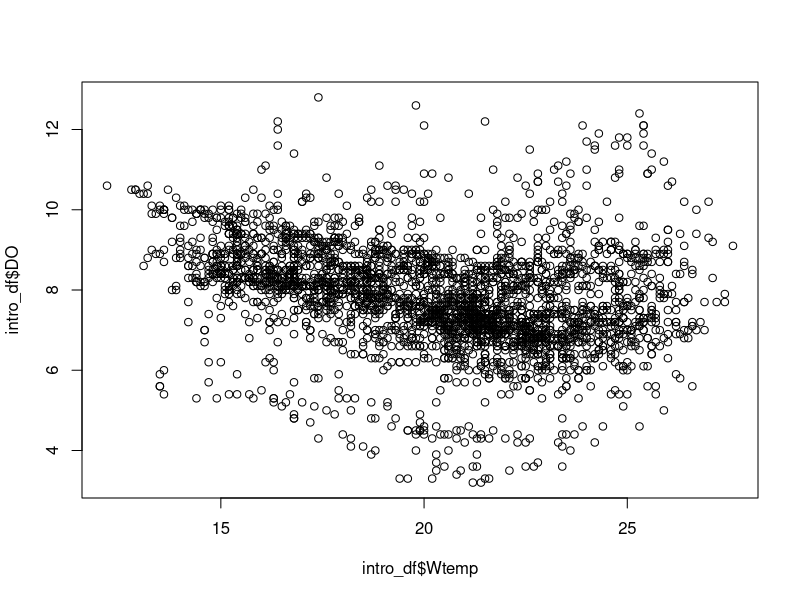
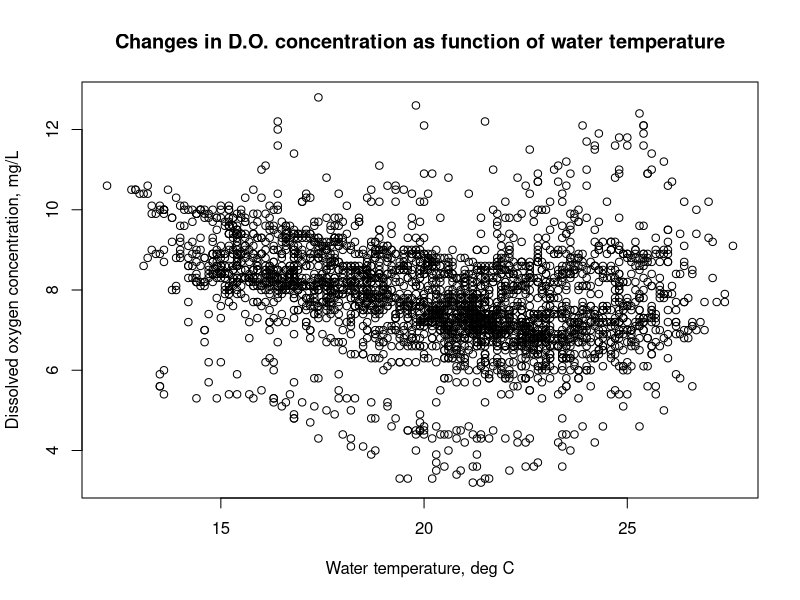
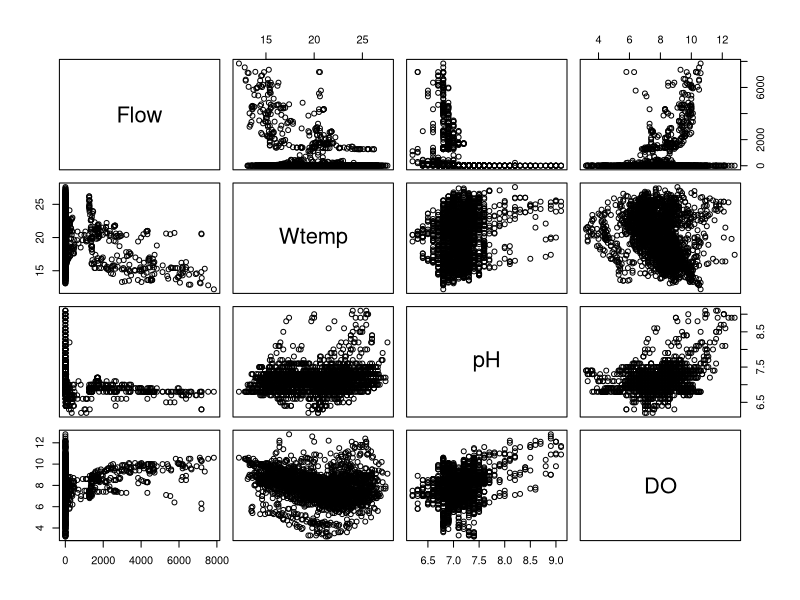
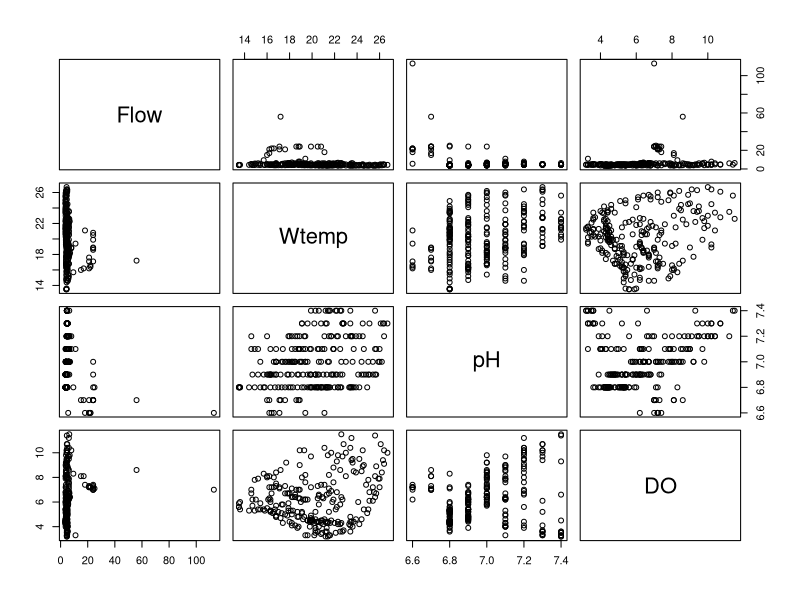
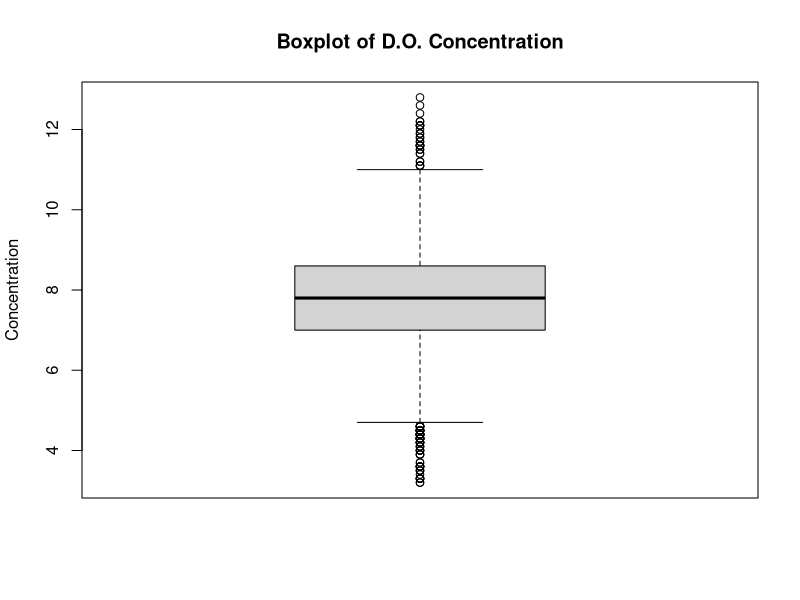
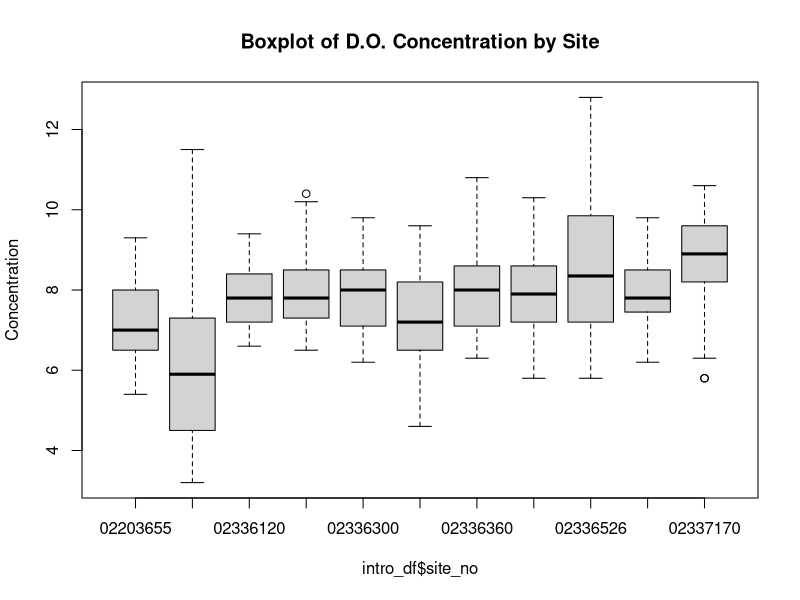
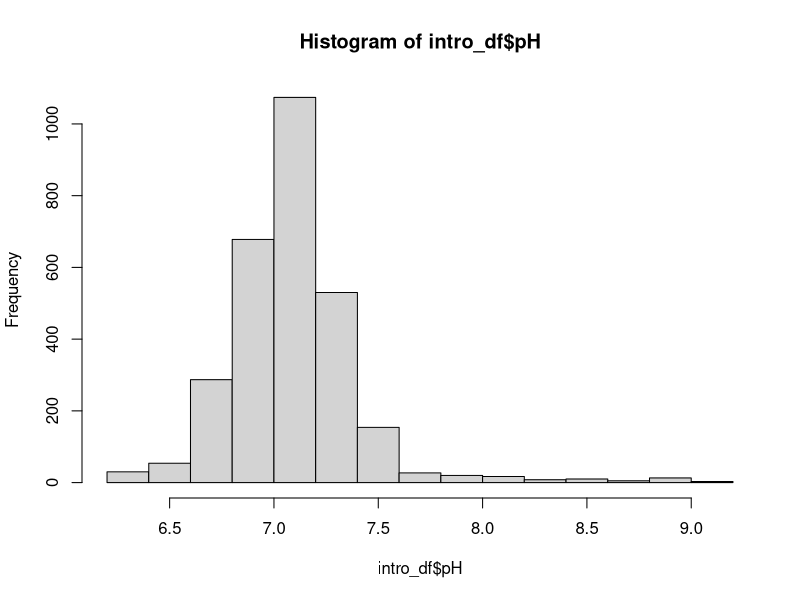
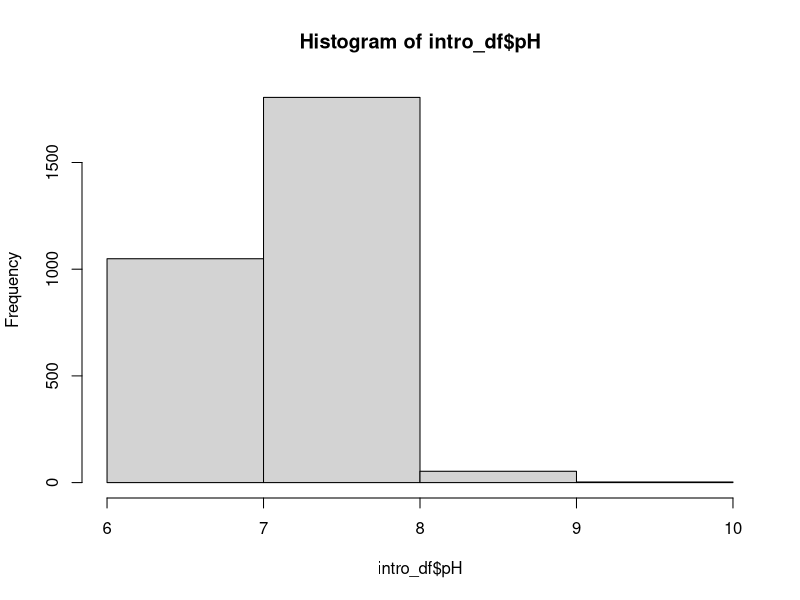

Generate these figures, in order, with R:
## ---- chunk 1
library(knitr)

knit_hooks$set(plot=function(x, options) {
  sprintf("<img src='../%s%s-%d.%s'/ title='%s'/>", 
          options$fig.path, options$label, options$fig.cur, options$fig.ext, options$fig.cap)

})

opts_chunk$set(
  echo=TRUE,
  fig.path="static/Explore/",
  fig.width = 6,
  fig.height = 6,
  fig.cap = "TODO"
)
## ---- chunk 2
intro_df <- read.csv("data/course_NWISdata_cleaned.csv", stringsAsFactors = FALSE, 
                     colClasses = c("character", rep(NA, 6)))
## ---- chunk 3
summary(intro_df)
## ---- chunk 4
range(intro_df$Flow, na.rm=TRUE)
## ---- chunk 5
IQR(intro_df$Wtemp, na.rm=TRUE)
## ---- chunk 6
quantile(intro_df$pH, na.rm=TRUE)
## ---- chunk 7
quantile(intro_df$pH, probs=c(0.025, 0.975), na.rm=TRUE)
## ---- chunk 8

## ---- chunk 9
plot(intro_df$Wtemp, intro_df$DO)
## ---- chunk 10
plot(intro_df$Wtemp, intro_df$DO,
     main="Changes in D.O. concentration as function of water temperature",
     xlab="Water temperature, deg C", ylab="Dissolved oxygen concentration, mg/L")
## ---- chunk 11
#get a data frame with only the measured values
library(dplyr)
intro_df_data <- select(intro_df, -site_no, -dateTime, -Flow_cd, -pH_det_lim)
plot(intro_df_data)
## ---- chunk 12
#get a data frame with only the first site values
sites <- unique(intro_df$site_no)
intro_df_site1 <- filter(intro_df, site_no == sites[1])

#now keep only measured values
intro_df_site1_data <- select(intro_df_site1, -site_no, -dateTime, -Flow_cd, -pH_det_lim)

#create the pairs plot
plot(intro_df_site1_data)
## ---- chunk 13
boxplot(intro_df$DO, main="Boxplot of D.O. Concentration", ylab="Concentration")
## ---- chunk 14
boxplot(intro_df$DO ~ intro_df$site_no, 
        main="Boxplot of D.O. Concentration by Site", ylab="Concentration")
## ---- chunk 15
hist(intro_df$pH)
hist(intro_df$pH, breaks=4)
## ---- chunk 16
wtemp_ecdf <- ecdf(intro_df$Wtemp)
plot(wtemp_ecdf)
## ---- chunk 17

